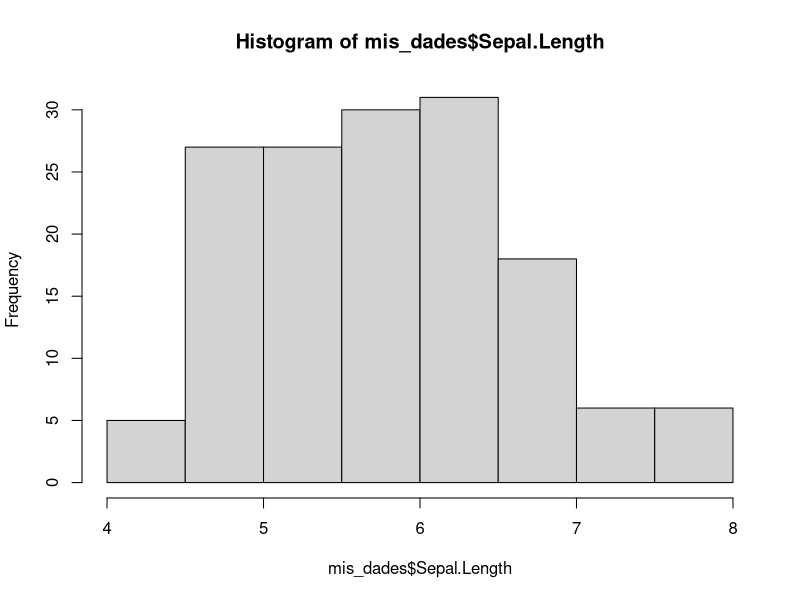
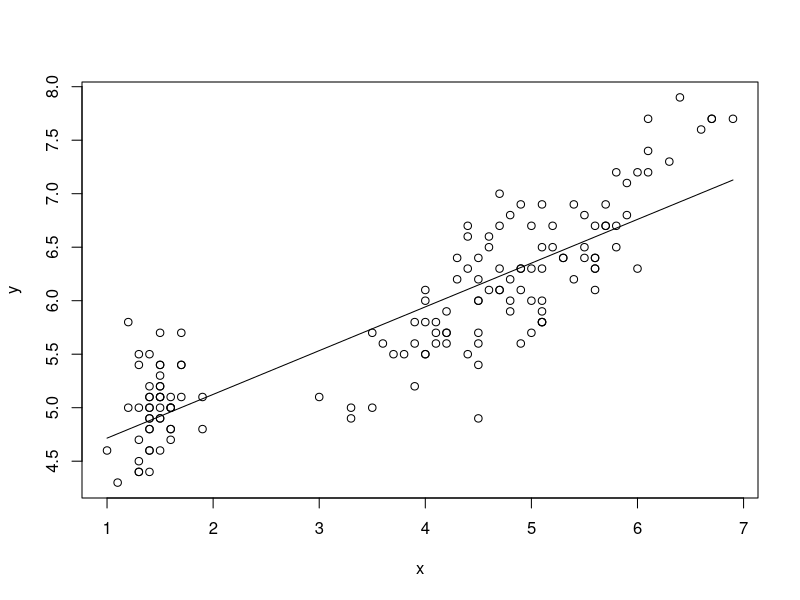

Generate these figures, in order, with R:
#Codigo para problema 2
mis_dades <- iris
mis_dades
mean(mis_dades$Sepal.Length) #media
sd(mis_dades$Sepal.Length) #desviacion estandar
dim(mis_dades) #dimensiones
names(mis_dades) #variables
hist(mis_dades$Sepal.Length) #histograma

#regresión por minimos cuadrados
x <- mis_dades$Petal.Length #asignar petal lenght a la variable x
x
y <- mis_dades$Sepal.Length #asignar sepal lenght a la variable y
y
plot(x,y) #grafico x vs y

m<- sum((x-mean(x))*(y-mean(y)))/sum((x-mean(x))^2) # calculo de la pendiente (m)
m

b<- mean(y)-m*mean(x) #calculo de b
b

#trobar valor de sepal length quan petal length=1.5
m*1.5+b

#para predecir la recta
mod <- lm(y~x) #altgr+4 para el ~
summary(mod)
xpredict <- data.frame(x=1.5)
predict(mod, xpredict) #predecir el mismo valor que en la linea 24
xpredict<- data.frame(x=1:7)
xpredict<- data.frame(x=x)
xpredict
ypredict <- predict(mod, xpredict) #predecir cada valor de y en x
ypredict
lines(x, ypredict) #linia en el grafico donde se ven los valores predecidos

rsq <- sum((ypredict-mean(y))^2)/sum((y-mean(y))^2) #calculo de R^2
rsq

summary(mod) #R^2 redondeado
